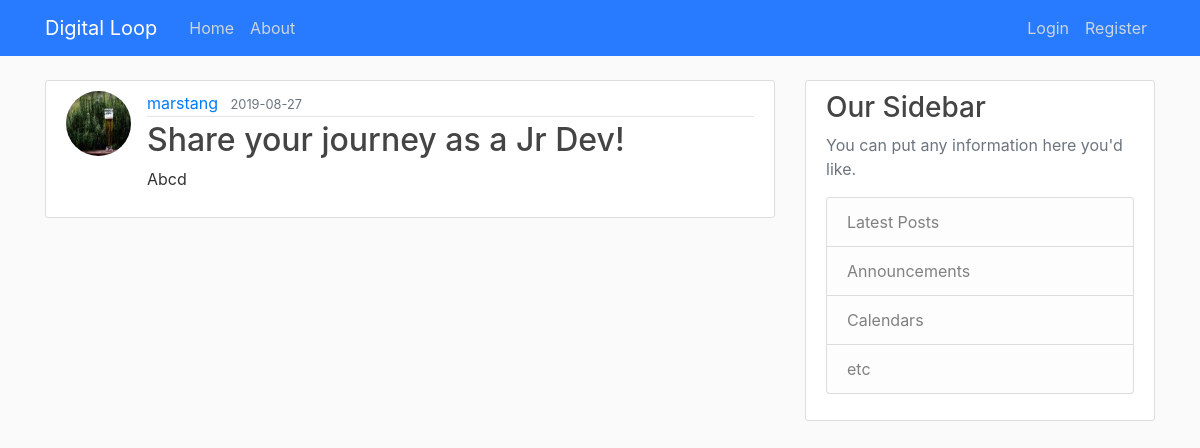
Page /home on the earlier database version.
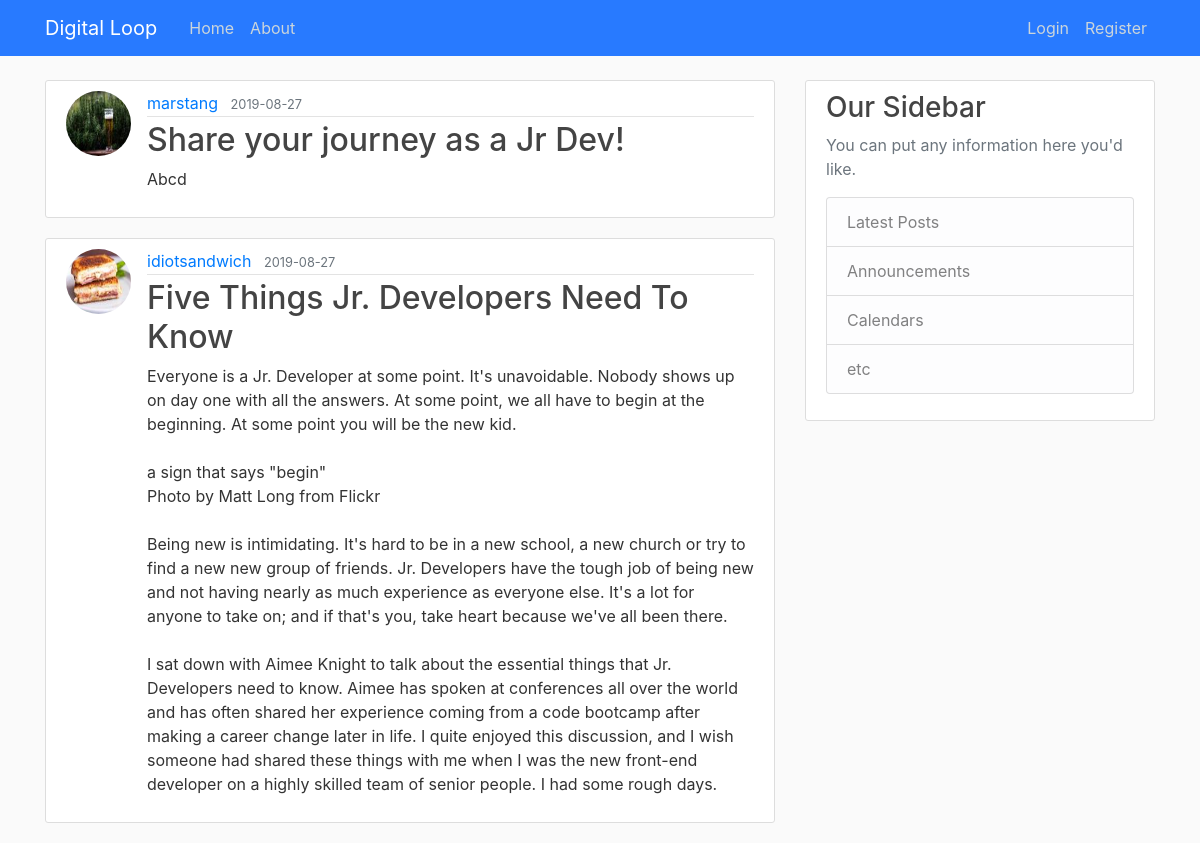
Same page on the later database version.
### flaskblog/models.py (models this page shows, shortened)
class Post(db.Model):
    id = db.Column(db.Integer, primary_key=True)
    title = db.Column(db.String(100), nullable=False)
    date_posted = db.Column(db.DateTime, nullable=False, default=datetime.utcnow)
    content = db.Column(db.Text, nullable=False)
    user_id = db.Column(db.Integer, db.ForeignKey('user.id'), nullable=False)

class User(db.Model, UserMixin):
    id = db.Column(db.Integer, primary_key=True)
    username = db.Column(db.String(20), unique=True, nullable=False)
    email = db.Column(db.String(120), unique=True, nullable=False)
    image_file = db.Column(db.String(20), nullable=False, default='default.jpg')
    password = db.Column(db.String(60), nullable=False)
    posts = db.relationship('Post', backref='author', lazy=True)

### flaskblog/routes.py (the view)
@app.route("/")
@app.route("/home")
def home():
    posts = Post.query.all()
    return render_template('home.html', posts=posts)

### flaskblog/templates/home.html
{% extends "layout.html" %}
{% block content %}
    {% for post in posts %}
        <article class="media content-section">
          <img class="rounded-circle article-img" src="{{ url_for('static', filename='profile_pics/' + post.author.image_file) }}">
          <div class="media-body">
            <div class="article-metadata">
              <a class="mr-2" href="#">{{ post.author.username }}</a>
              <small class="text-muted">{{ post.date_posted.strftime('%Y-%m-%d') }}</small>
            </div>
            <h2><a class="article-title" href="{{ url_for('post', post_id=post.id) }}">{{ post.title }}</a></h2>
            <p class="article-content">{{ post.content }}</p>
          </div>
        </article>
    {% endfor %}
{% endblock content %}

### flaskblog/templates/layout.html (shortened to what this page needs)
<!DOCTYPE html>
<html>
<head>
    <link rel="stylesheet" href="https://maxcdn.bootstrapcdn.com/bootstrap/4.0.0/css/bootstrap.min.css">
    <link rel="stylesheet" type="text/css" href="{{ url_for('static', filename='main.css') }}">
</head>
<body>
    <header class="site-header">
      <nav class="navbar navbar-expand-md navbar-dark bg-steel fixed-top">
        <div class="container">
          <a class="navbar-brand mr-4" href="/"> Digital Loop </a>
          <div class="collapse navbar-collapse" id="navbarToggle">
            <div class="navbar-nav mr-auto">
              <a class="nav-item nav-link" href="{{ url_for('home') }}">Home</a>
              <a class="nav-item nav-link" href="{{ url_for('about') }}">About</a>
            </div>
            <div class="navbar-nav">
              {% if current_user.is_authenticated %}
                <a class="nav-item nav-link" href="{{ url_for('new_post') }}">New Post</a>
                <a class="nav-item nav-link" href="{{ url_for('account') }}">Account</a>
                <a class="nav-item nav-link" href="{{ url_for('logout') }}">Logout</a>
              {% else %}
                <a class="nav-item nav-link" href="{{ url_for('login') }}">Login</a>
                <a class="nav-item nav-link" href="{{ url_for('register') }}">Register</a>
              {% endif %}
            </div>
          </div>
        </div>
      </nav>
    </header>
    <main role="main" class="container">
      <div class="row">
        <div class="col-md-8">
          {% block content %}{% endblock %}
        </div>
        <div class="col-md-4">
          <div class="content-section">
            <h3>Our Sidebar</h3>
            <p class='text-muted'>You can put any information here you'd like.
              <ul class="list-group">
                <li class="list-group-item list-group-item-light">Latest Posts</li>
                <li class="list-group-item list-group-item-light">Announcements</li>
                <li class="list-group-item list-group-item-light">Calendars</li>
                <li class="list-group-item list-group-item-light">etc</li>
              </ul>
            </p>
          </div>
        </div>
      </div>
    </main>
</body>
</html>

### flaskblog/static/main.css (style rules this page uses)
body { background: #fafafa; color: #333333; margin-top: 5rem; }
h1, h2, h3, h4, h5, h6 { color: #444444; }
.bg-steel { background-color: #287aff!important; }
.site-header .navbar-nav .nav-link { color: #cbd5db; }
.content-section { background: #ffffff; padding: 10px 20px; border: 1px solid #dddddd; border-radius: 3px; margin-bottom: 20px; }
.article-title { color: #444444; }
.article-content { white-space: pre-line; }
.article-img { height: 65px; width: 65px; margin-right: 16px; }
.article-metadata { padding-bottom: 1px; margin-bottom: 4px; border-bottom: 1px solid #e3e3e3 }

Differences in the rows shown:
added Post: image_file (picture), author.username "idiotsandwich", date_posted "2019-08-27", title "Five Things Jr. Developers Need To Know", content "Everyone is a Jr. Developer at some point. It's unavoidable. Nobody shows up on day one with all the answers. At some point, we all have to begin at the beginning. At some point you will be the new kid. a sign that says \"begin\" Photo by Matt Long from Flickr Being new is intimidating. It's hard to be in a new school, a new church or try to find a new new group of friends. Jr. Developers have the tough job of being new and not having nearly as much experience as everyone else. It's a lot for anyone to take on; and if that's you, take heart because we've all been there. I sat down with Aimee Knight to talk about the essential things that Jr. Developers need to know. Aimee has spoken at…"
